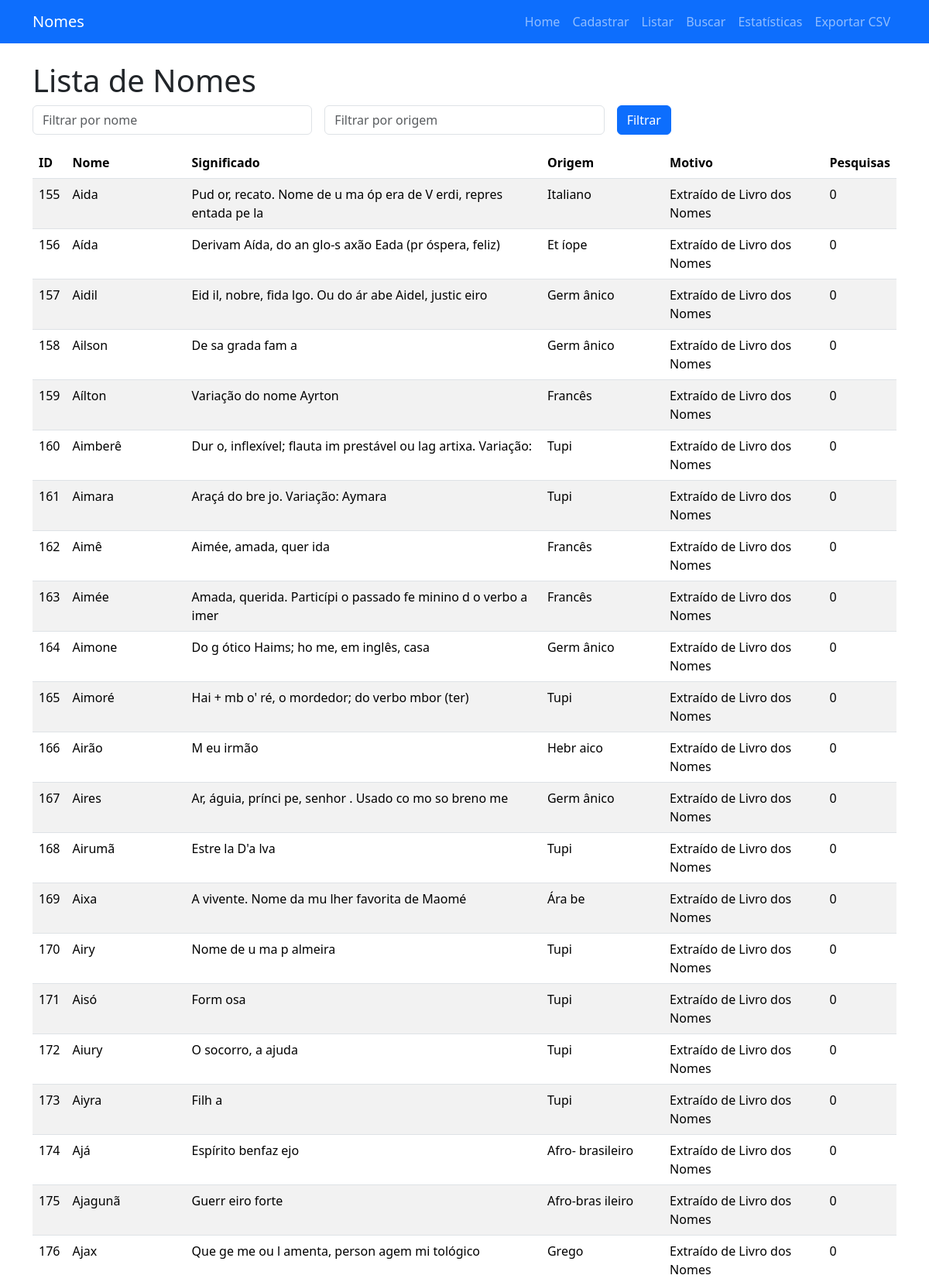
Screenshot of /listar?page=3&nome=&origem= (upper part) with the database file from the repository.
### tables this page shows
CREATE TABLE nomes (
            id INTEGER PRIMARY KEY AUTOINCREMENT,
            nome TEXT NOT NULL UNIQUE,
            significado TEXT,
            origem TEXT,
            motivo_escolha TEXT,
            pesquisas INTEGER DEFAULT 0
        );

### app.py (the view)
@app.route("/listar")
def listar():
    page = int(request.args.get("page", 1))
    per_page = 77
    filtro_nome = request.args.get("nome", "").strip()
    filtro_origem = request.args.get("origem", "").strip()
    conn = get_connection()
    cursor = conn.cursor()
    query = "SELECT * FROM nomes WHERE 1=1"
    params = []
    if filtro_nome:
        query += " AND nome LIKE ?"
        params.append("%" + filtro_nome + "%")
    if filtro_origem:
        query += " AND origem LIKE ?"
        params.append("%" + filtro_origem + "%")
    cursor.execute(query.replace("*", "COUNT(*)"), params)
    total = cursor.fetchone()[0]
    offset = (page - 1) * per_page
    query += " LIMIT ? OFFSET ?"
    params.extend([per_page, offset])
    cursor.execute(query, params)
    nomes = cursor.fetchall()
    conn.close()
    total_pages = (total + per_page - 1) // per_page
    return render_template("listar.html",
                           nomes=nomes,
                           page=page,
                           total_pages=total_pages,
                           filtro_nome=filtro_nome,
                           filtro_origem=filtro_origem)

### db.py (called while the page is built)
def get_connection():
    conn = sqlite3.connect(DATABASE, timeout=10)
    conn.row_factory = sqlite3.Row  # permite acessar colunas pelo nome
    return conn

### templates/listar.html (shortened to what this page needs)
{% extends "base.html" %}
{% block content %}
<h1>Lista de Nomes</h1>
<form class="row g-3 mb-3" method="GET">
  <div class="col-md-4">
    <input type="text" name="nome" placeholder="Filtrar por nome" class="form-control" value="{{ filtro_nome }}">
  </div>
  <div class="col-md-4">
    <input type="text" name="origem" placeholder="Filtrar por origem" class="form-control" value="{{ filtro_origem }}">
  </div>
  <div class="col-md-4">
    <button type="submit" class="btn btn-primary">Filtrar</button>
  </div>
</form>
{% if nomes %}
<table class="table table-striped">
  <thead>
    <tr>
      <th>ID</th>
      <th>Nome</th>
      <th>Significado</th>
      <th>Origem</th>
      <th>Motivo</th>
      <th>Pesquisas</th>
    </tr>
  </thead>
  <tbody>
    {% for id, nome, significado, origem, motivo, pesquisas in nomes %}
    <tr>
      <td>{{ id }}</td>
      <td>{{ nome }}</td>
      <td>{{ significado }}</td>
      <td>{{ origem }}</td>
      <td>{{ motivo }}</td>
      <td>{{ pesquisas }}</td>
    </tr>
    {% endfor %}
  </tbody>
</table>
{% else %}
<p>Nenhum nome encontrado.</p>
{% endif %}
{% endblock %}

### rows the page displays
nomes: id "155", nome "Aida", significado "Pud or, recato. Nome de u ma óp era de V erdi, repres entada pe la", origem "Italiano", motivo_escolha "Extraído de Livro dos Nomes", pesquisas "0"
nomes: id "156", nome "Aída", significado "Derivam Aída, do an glo-s axão Eada (pr óspera, feliz)", origem "Et íope", motivo_escolha "Extraído de Livro dos Nomes", pesquisas "0"
nomes: id "157", nome "Aidil", significado "Eid il, nobre, fida lgo. Ou do ár abe Aidel, justic eiro", origem "Germ ânico", motivo_escolha "Extraído de Livro dos Nomes", pesquisas "0"
nomes: id "158", nome "Ailson", significado "De sa grada fam a", origem "Germ ânico", motivo_escolha "Extraído de Livro dos Nomes", pesquisas "0"
nomes: id "159", nome "Aílton", significado "Variação do nome Ayrton", origem "Francês", motivo_escolha "Extraído de Livro dos Nomes", pesquisas "0"
nomes: id "160", nome "Aimberê", significado "Dur o, inflexível; flauta im prestável ou lag artixa. Variação:", origem "Tupi", motivo_escolha "Extraído de Livro dos Nomes", pesquisas "0"
nomes: id "161", nome "Aimara", significado "Araçá do bre jo. Variação: Aymara", origem "Tupi", motivo_escolha "Extraído de Livro dos Nomes", pesquisas "0"
nomes: id "162", nome "Aimê", significado "Aimée, amada, quer ida", origem "Francês", motivo_escolha "Extraído de Livro dos Nomes", pesquisas "0"
nomes: id "163", nome "Aimée", significado "Amada, querida. Particípi o passado fe minino d o verbo a imer", origem "Francês", motivo_escolha "Extraído de Livro dos Nomes", pesquisas "0"
nomes: id "164", nome "Aimone", significado "Do g ótico Haims; ho me, em inglês, casa", origem "Germ ânico", motivo_escolha "Extraído de Livro dos Nomes", pesquisas "0"
nomes: id "165", nome "Aimoré", significado "Hai + mb o' ré, o mordedor; do verbo mbor (ter)", origem "Tupi", motivo_escolha "Extraído de Livro dos Nomes", pesquisas "0"
nomes: id "166", nome "Airão", significado "M eu irmão", origem "Hebr aico", motivo_escolha "Extraído de Livro dos Nomes", pesquisas "0"
nomes: id "167", nome "Aires", significado "Ar, águia, prínci pe, senhor . Usado co mo so breno me", origem "Germ ânico", motivo_escolha "Extraído de Livro dos Nomes", pesquisas "0"
nomes: id "168", nome "Airumã", significado "Estre la D'a lva", origem "Tupi", motivo_escolha "Extraído de Livro dos Nomes", pesquisas "0"
nomes: id "169", nome "Aixa", significado "A vivente. Nome da mu lher favorita de Maomé", origem "Ára be", motivo_escolha "Extraído de Livro dos Nomes", pesquisas "0"
nomes: id "170", nome "Airy", significado "Nome de u ma p almeira", origem "Tupi", motivo_escolha "Extraído de Livro dos Nomes", pesquisas "0"
nomes: id "171", nome "Aisó", significado "Form osa", origem "Tupi", motivo_escolha "Extraído de Livro dos Nomes", pesquisas "0"
nomes: id "172", nome "Aiury", significado "O socorro, a ajuda", origem "Tupi", motivo_escolha "Extraído de Livro dos Nomes", pesquisas "0"
nomes: id "173", nome "Aiyra", significado "Filh a", origem "Tupi", motivo_escolha "Extraído de Livro dos Nomes", pesquisas "0"
nomes: id "174", nome "Ajá", significado "Espírito benfaz ejo", origem "Afro- brasileiro", motivo_escolha "Extraído de Livro dos Nomes", pesquisas "0"
nomes: id "175", nome "Ajagunã", significado "Guerr eiro forte", origem "Afro-bras ileiro", motivo_escolha "Extraído de Livro dos Nomes", pesquisas "0"
nomes: id "176", nome "Ajax", significado "Que ge me ou l amenta, person agem mi tológico", origem "Grego", motivo_escolha "Extraído de Livro dos Nomes", pesquisas "0"
